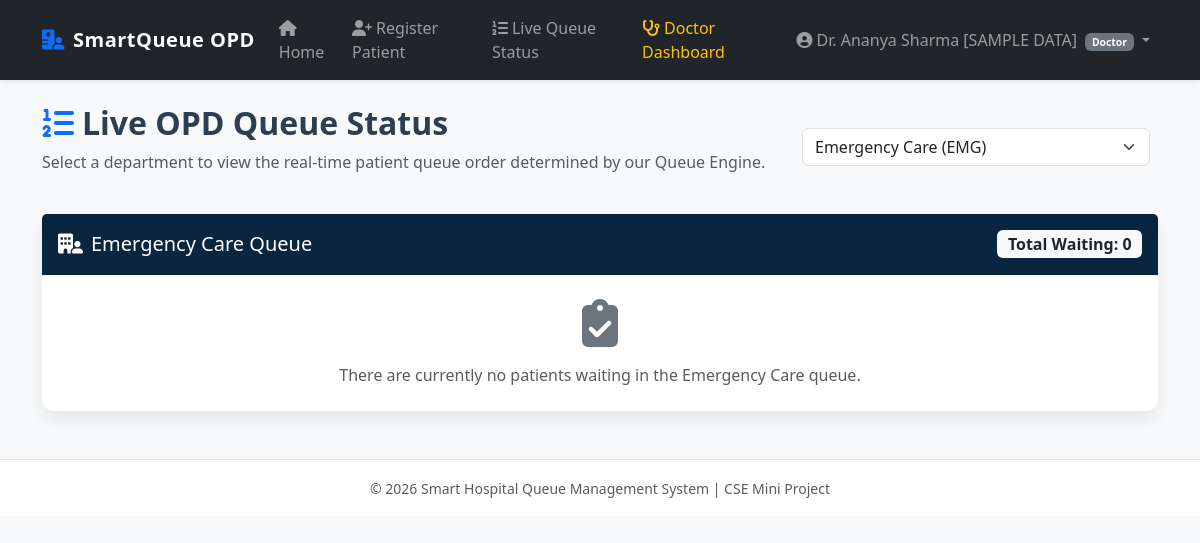
The page /patient/status?dept_id=5 (signed in) on the database its author committed.
### app/models/user.py (models this page shows, shortened)
class User(UserMixin, db.Model):
    __tablename__ = 'users'
    id = db.Column(db.Integer, primary_key=True)
    username = db.Column(db.String(80), unique=True, nullable=False)
    password_hash = db.Column(db.String(255), nullable=False)
    role = db.Column(db.String(20), nullable=False, default='patient')
    full_name = db.Column(db.String(100), nullable=False)
    email = db.Column(db.String(120), unique=True, nullable=True)
    phone = db.Column(db.String(20), nullable=True)
    created_at = db.Column(db.DateTime, default=datetime.utcnow)
    doctor_profile = db.relationship('Doctor', backref='user', uselist=False, lazy=True)

### app/models/department.py (models this page shows, shortened)
class Department(db.Model):
    __tablename__ = 'departments'
    id = db.Column(db.Integer, primary_key=True)
    name = db.Column(db.String(100), unique=True, nullable=False)
    code = db.Column(db.String(10), unique=True, nullable=False) # e.g. CARD, GEN, EMG
    description = db.Column(db.Text, nullable=True)
    doctors = db.relationship('Doctor', backref='department', lazy=True)
    tokens = db.relationship('QueueToken', backref='department', lazy=True)

### app/routes/patient_routes.py (the view)
@patient_bp.route('/status')
def status():
    departments = Department.query.all()
    selected_dept_id = request.args.get('dept_id', type=int)
    selected_dept = None
    queue = []
    if selected_dept_id:
        selected_dept = db.session.get(Department, selected_dept_id)
        if selected_dept:
            queue = QueueService.get_department_queue(selected_dept_id)
    return render_template(
        'patient/status.html',
        departments=departments,
        selected_dept=selected_dept,
        queue=queue,
        now_ts=_time_module.time(),
    )

### app/services/queue_service.py (called while the page is built)
    @classmethod
    def get_department_queue(cls, department_id, now_dt=None):
        tokens = QueueToken.query.filter(
            QueueToken.department_id == department_id,
            QueueToken.status.in_(ELIGIBLE_STATUSES)
        ).all()
        for t in tokens:
            t.priority_score = cls.calculate_effective_priority_score(t, now_dt=now_dt)
        def _sort_key(t):
            dt = t.created_at
            if dt is not None and dt.tzinfo is not None:
                dt = dt.astimezone(timezone.utc).replace(tzinfo=None)
            return (-t.priority_score, dt or datetime.min)
        tokens.sort(key=_sort_key)
        return tokens

### app/templates/patient/status.html (shortened to what this page needs)
{% extends 'base.html' %}
{% block content %}
<div class="row mb-4">
    <div class="col-md-8">
        <h2 class="fw-bold"><i class="fa-solid fa-list-ol me-2 text-primary"></i>Live OPD Queue Status</h2>
        <p class="text-muted">Select a department to view the real-time patient queue order determined by our Queue Engine.</p>
    </div>
    <div class="col-md-4 align-self-center">
        <form method="GET" action="{{ url_for('patient.status') }}" class="d-flex">
            <select name="dept_id" class="form-select me-2" onchange="this.form.submit()">
                {% for dept in departments %}
                <option value="{{ dept.id }}" {% if selected_dept and selected_dept.id == dept.id %}selected{% endif %}>
                    {{ dept.name }} ({{ dept.code }})
                </option>
                {% endfor %}
            </select>
        </form>
    </div>
</div>
{% if selected_dept %}
<div class="card card-custom">
    <div class="card-header bg-navy text-white d-flex justify-content-between align-items-center py-3" style="background-color: #0a2540;">
        <h5 class="mb-0"><i class="fa-solid fa-building-user me-2"></i>{{ selected_dept.name }} Queue</h5>
        <span class="badge bg-light text-dark fs-6">Total Waiting: {{ queue|length }}</span>
    </div>
    <div class="card-body p-0">
        {% if queue %}
        <div class="table-responsive">
            <table class="table table-hover align-middle mb-0">
                <thead class="table-light">
                    <tr>
                        <th class="ps-3"># Pos</th>
                        <th>Token Number</th>
                        <th>Priority</th>
                        <th>Type</th>
                        <th>Eff. Score</th>
                        <th>Elapsed Wait</th>
                        <th>Est. Additional Wait</th>
                        <th>Registration Time</th>
                        <th>Status</th>
                    </tr>
                </thead>
                <tbody>
                    {% for token in queue %}
                    <tr>
                        <td class="ps-3 fw-bold text-primary">#{{ loop.index }}</td>
                        <td><span class="fw-bold">{{ token.token_number }}</span></td>
                        <td>
                            <span class="badge priority-{{ token.priority }} px-2 py-1">
                                {{ token.priority }}
                            </span>
                        </td>
                        <td>
                            <span class="badge bg-outline-secondary text-dark border">
                                {{ token.registration_type }}
                            </span>
                        </td>
                        <td>
                            <span class="fw-semibold text-muted">{{ token.priority_score }}</span>
                        </td>
                        <td>
                            <span class="small text-secondary">
                                {{ token | waiting_mins }}m
                            </span>
                        </td>
                        <td>
                            {% set p_wait = token | predicted_wait %}
                            {% if p_wait is not none %}
                            <span class="badge bg-light text-primary border" title="Random Forest ML Model Prediction">
                                <i class="fa-solid fa-wand-magic-sparkles me-1 text-primary"></i>~{{ p_wait | int }} mins
                            </span>
                            {% else %}
                            <span class="text-muted small">Unavailable</span>
                            {% endif %}
                        </td>
                        <td>{{ token.created_at.strftime('%H:%M:%S') }}</td>
                        <td>
                            <span class="badge bg-warning text-dark">{{ token.status }}</span>
                        </td>
                    </tr>
                    {% endfor %}
                </tbody>
            </table>
        </div>
        {% else %}
        <div class="p-4 text-center text-muted">
            <i class="fa-solid fa-clipboard-check fa-3x mb-3 text-secondary"></i>
            <p class="mb-0">There are currently no patients waiting in the {{ selected_dept.name }} queue.</p>
        </div>
        {% endif %}
    </div>
</div>
{% else %}
<div class="alert alert-secondary text-center p-4">
    <i class="fa-solid fa-circle-info fa-2x me-2 align-middle"></i>
    Please select a department from the dropdown menu above to view its live queue.
</div>
{% endif %}
{% endblock %}

### app/templates/base.html (shortened to what this page needs)
<!DOCTYPE html>
<html lang="en">
<head>
    <link href="https://cdn.jsdelivr.net/npm/bootstrap@5.3.2/dist/css/bootstrap.min.css" rel="stylesheet">
    <link href="https://cdnjs.cloudflare.com/ajax/libs/font-awesome/6.4.2/css/all.min.css" rel="stylesheet">
    <link rel="stylesheet" href="{{ url_for('static', filename='css/style.css') }}">
</head>
<body>
    <nav class="navbar navbar-expand-lg navbar-dark bg-dark sticky-top shadow-sm">
        <div class="container">
            <a class="navbar-brand" href="{{ url_for('main.index') }}">
                <i class="fa-solid fa-hospital-user text-primary me-2"></i>SmartQueue OPD
            </a>
            <div class="collapse navbar-collapse" id="navbarNav">
                <ul class="navbar-nav me-auto">
                    <li class="nav-item">
                        <a class="nav-link" href="{{ url_for('main.index') }}">
                            <i class="fa-solid fa-house me-1"></i>Home
                        </a>
                    </li>
                    <li class="nav-item">
                        <a class="nav-link" href="{{ url_for('patient.register') }}">
                            <i class="fa-solid fa-user-plus me-1"></i>Register Patient
                        </a>
                    </li>
                    <li class="nav-item">
                        <a class="nav-link" href="{{ url_for('patient.status') }}">
                            <i class="fa-solid fa-list-ol me-1"></i>Live Queue Status
                        </a>
                    </li>
                    {% if current_user.is_authenticated and current_user.role == 'doctor' %}
                    <li class="nav-item">
                        <a class="nav-link text-warning" href="{{ url_for('doctor.dashboard') }}">
                            <i class="fa-solid fa-stethoscope me-1"></i>Doctor Dashboard
                        </a>
                    </li>
                    {% endif %}
                </ul>
                <ul class="navbar-nav ms-auto">
                    {% if current_user.is_authenticated %}
                    <li class="nav-item dropdown">
                        <a class="nav-link dropdown-toggle" href="#" role="button" data-bs-toggle="dropdown">
                            <i class="fa-solid fa-circle-user me-1"></i>{{ current_user.full_name }}
                            <span class="badge bg-secondary ms-1 text-capitalize" style="font-size:0.65rem;">{{ current_user.role }}</span>
                        </a>
                    </li>
                    {% else %}
                    <li class="nav-item">
                        <a class="nav-link btn btn-outline-light btn-sm px-3" href="{{ url_for('auth.login') }}">
                            <i class="fa-solid fa-right-to-bracket me-1"></i>Staff Login
                        </a>
                    </li>
                    {% endif %}
                </ul>
            </div>
        </div>
    </nav>
    <div class="container my-4">
        {% block content %}{% endblock %}
    </div>
    <footer class="bg-white border-top py-3 mt-5">
        <div class="container text-center text-muted">
            <small>&copy; 2026 Smart Hospital Queue Management System | CSE Mini Project</small>
        </div>
    </footer>
</body>
</html>

### app/static/css/style.css (style rules this page uses)
:root { --primary-blue: #0d6efd; --navy-dark: #0a2540; --light-bg: #f8f9fa; --card-shadow: 0 0.5rem 1rem rgba(0, 0, 0, 0.08); }
body { font-family: 'Segoe UI', Tahoma, Geneva, Verdana, sans-serif; background-color: var(--light-bg); color: #2c3e50; }
.navbar-brand { font-weight: 700; letter-spacing: 0.5px; }
.card-custom { border: none; border-radius: 0.75rem; box-shadow: var(--card-shadow); transition: transform 0.2s ease, box-shadow 0.2s ease; }

### rows shown on the page
User: full_name "Dr. Ananya Sharma [SAMPLE DATA]", role "Doctor"
Department: name "Emergency Care"

### other values the page prints
{{ queue|length }} "0"
form field dept_id "Emergency Care (EMG)"
